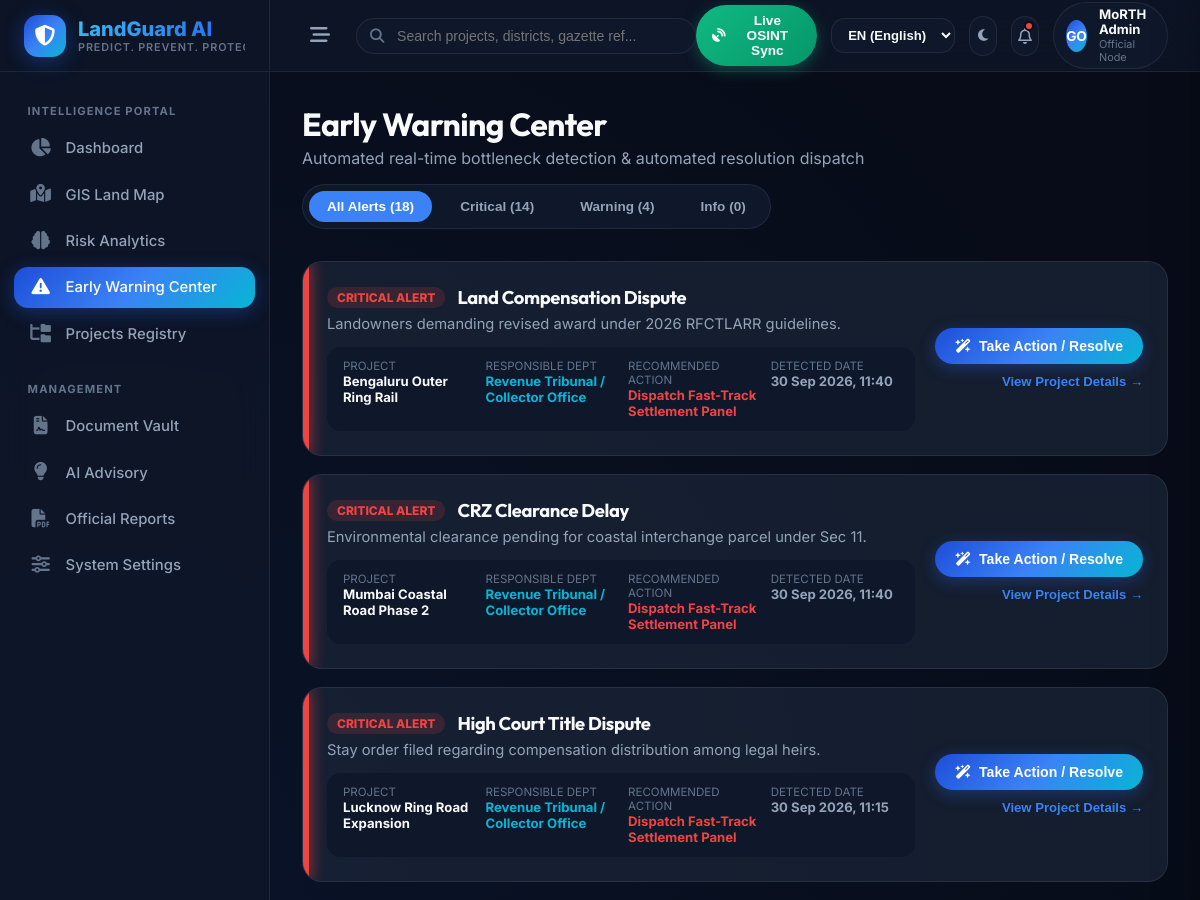
/alerts/ (upper part), run on an earlier commit of the app's database.
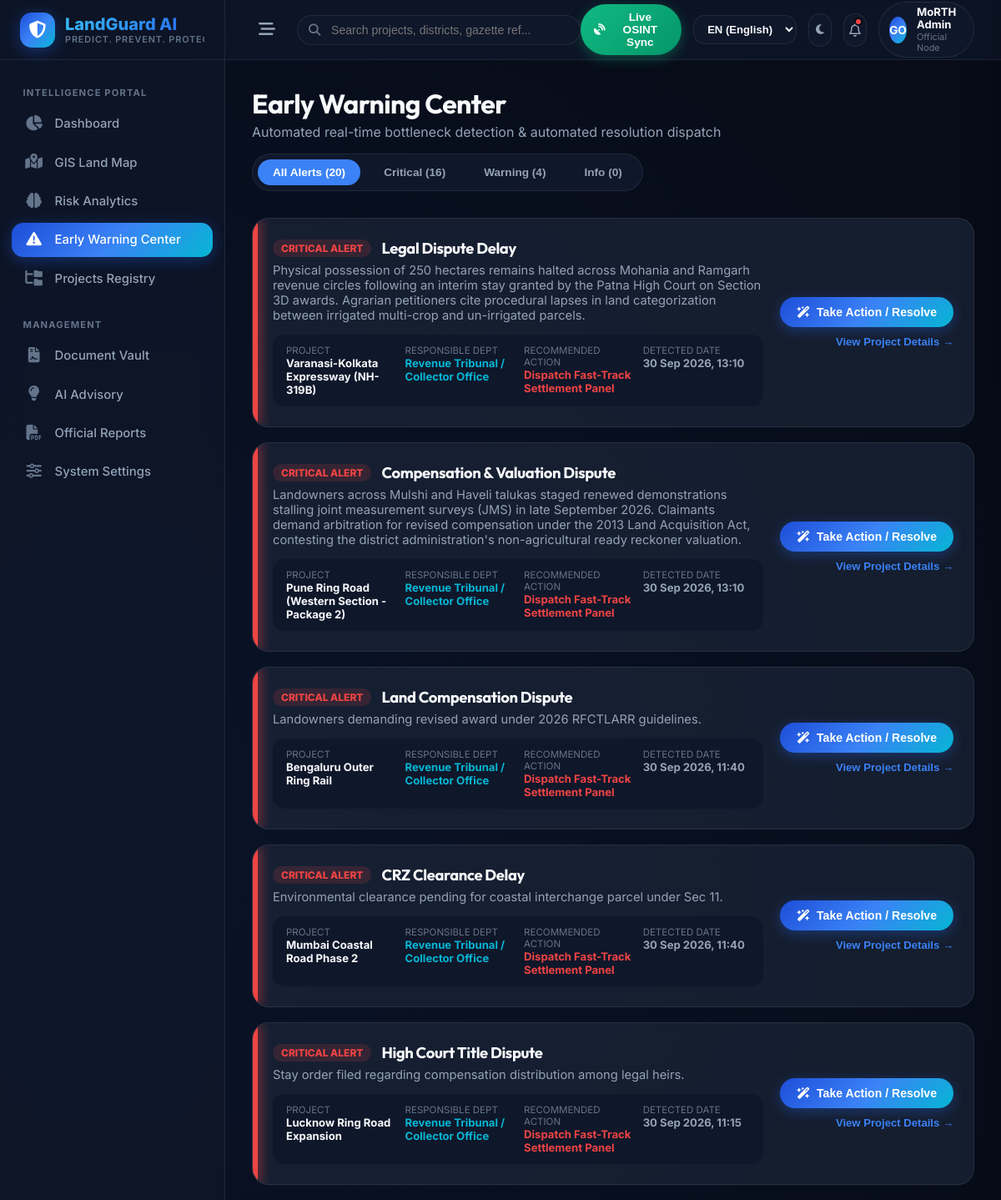
And on a later commit of the database.
### alerts/models.py (models this page shows, shortened)
class Alert(models.Model):
    SEVERITY_CHOICES = (
        ('INFO', 'Information'),
        ('WARNING', 'Warning'),
        ('CRITICAL', 'Critical'),
    )
    STATUS_CHOICES = (
        ('Open', 'Open'),
        ('In Progress', 'In Progress'),
        ('Resolved', 'Resolved'),
    )
    project = models.ForeignKey(Project, on_delete=models.CASCADE, related_name='alerts')
    alert_type = models.CharField(max_length=100)
    severity = models.CharField(max_length=20, choices=SEVERITY_CHOICES)
    message = models.TextField()
    status = models.CharField(max_length=50, choices=STATUS_CHOICES, default='Open')
    created_at = models.DateTimeField(auto_now_add=True)
    resolved_at = models.DateTimeField(null=True, blank=True)

### dashboard/models.py (models this page shows, shortened)
class Project(models.Model):
    PROJECT_STATUS_CHOICES = (
        ('Planning', 'Planning'),
        ('Active', 'Active'),
        ('Delayed', 'Delayed'),
        ('Completed', 'Completed'),
    )
    project_id = models.CharField(max_length=100, unique=True)
    project_name = models.CharField(max_length=255)
    project_type = models.CharField(max_length=100)
    state = models.CharField(max_length=100)
    district = models.CharField(max_length=100)
    latitude = models.DecimalField(max_digits=9, decimal_places=6, null=True, blank=True)
    longitude = models.DecimalField(max_digits=9, decimal_places=6, null=True, blank=True)
    total_land_area = models.DecimalField(max_digits=12, decimal_places=2, help_text="In Hectares")
    acquired_land_area = models.DecimalField(max_digits=12, decimal_places=2, default=0.0)
    pending_land_area = models.DecimalField(max_digits=12, decimal_places=2, default=0.0)
    compensation_status = models.CharField(max_length=50, default='Pending')
    legal_dispute_status = models.CharField(max_length=50, default='No Disputes')
    approval_status = models.CharField(max_length=50, default='Pending')
    possession_status = models.CharField(max_length=50, default='Pending')
    rehabilitation_status = models.CharField(max_length=50, default='Not Required')
    project_status = models.CharField(max_length=50, choices=PROJECT_STATUS_CHOICES, default='Planning')
    expected_completion_date = models.DateField(null=True, blank=True)
    created_at = models.DateTimeField(auto_now_add=True)
    updated_at = models.DateTimeField(auto_now=True)

### dashboard/views.py (the view)
# urls.py: path('alerts/', views.alerts_view, name='alerts'),
def alerts_view(request):
    alerts = Alert.objects.select_related('project').all().order_by('-created_at')
    critical_alerts = alerts.filter(severity='CRITICAL').count()
    warning_alerts = alerts.filter(severity='WARNING').count()
    info_alerts = alerts.filter(severity='INFO').count()
    open_alerts = alerts.filter(status='Open').count()
    context = {
        'alerts': alerts,
        'critical_alerts': critical_alerts,
        'warning_alerts': warning_alerts,
        'info_alerts': info_alerts,
        'open_alerts': open_alerts,
    }
    return render(request, 'dashboard/alerts.html', context)

### templates/dashboard/alerts.html (shortened to what the changed rows need)
{% extends 'base.html' %}
{% block content %}
<div class="alerts-header">
    <div>
        <h1 style="font-size: 2rem; color: var(--text-primary); margin-bottom: 4px;">Early Warning Center</h1>
    </div>
    <div class="alerts-filter-tabs">
        <button class="tab-btn active" onclick="filterAlerts('ALL', this)">All Alerts ({{ alerts.count }})</button>
        <button class="tab-btn" onclick="filterAlerts('CRITICAL', this)">Critical ({{ critical_alerts }})</button>
        <button class="tab-btn" onclick="filterAlerts('WARNING', this)">Warning ({{ warning_alerts }})</button>
        <button class="tab-btn" onclick="filterAlerts('INFO', this)">Info ({{ info_alerts }})</button>
    </div>
</div>
<div class="alert-card-grid" id="alertGrid">
    {% for alert in alerts %}
    <div class="alert-card-item {% if alert.severity == 'CRITICAL' %}sev-critical{% elif alert.severity == 'WARNING' %}sev-warning{% else %}sev-info{% endif %}" data-severity="{{ alert.severity }}">
        <div style="flex: 1;">
            <div style="display: flex; align-items: center; gap: 12px; margin-bottom: 6px;">
                <span style="font-size: 0.75rem; font-weight: 800; padding: 3px 10px; border-radius: var(--radius-full); text-transform: uppercase; background: {% if alert.severity == 'CRITICAL' %}rgba(239,68,68,0.15); color: #ef4444;{% elif alert.severity == 'WARNING' %}rgba(245,158,11,0.15); color: #f59e0b;{% else %}rgba(59,130,246,0.15); color: #3b82f6;{% endif %};">
                    {{ alert.severity }} ALERT
                </span>
                <h3 style="font-size: 1.15rem; color: var(--text-primary); margin: 0;">{{ alert.alert_type }}</h3>
            </div>
            <p style="color: var(--text-secondary); font-size: 0.92rem; margin-bottom: 8px;">{{ alert.message }}</p>
            <div class="alert-details-meta">
                <div>
                    <span style="color: var(--text-muted); display: block; font-size: 0.72rem;">PROJECT</span>
                    <strong style="color: var(--text-primary);">{{ alert.project.project_name }}</strong>
                </div>
                <div>
                    <span style="color: var(--text-muted); display: block; font-size: 0.72rem;">RESPONSIBLE DEPT</span>
                    <strong style="color: var(--brand-cyan);">Revenue Tribunal / Collector Office</strong>
                </div>
                <div>
                    <span style="color: var(--text-muted); display: block; font-size: 0.72rem;">RECOMMENDED ACTION</span>
                    <strong style="color: #ef4444;">Dispatch Fast-Track Settlement Panel</strong>
                </div>
                <div>
                    <span style="color: var(--text-muted); display: block; font-size: 0.72rem;">DETECTED DATE</span>
                    <strong style="color: var(--text-secondary);">{{ alert.created_at|date:"d M Y, H:i" }}</strong>
                </div>
            </div>
        </div>
        <div style="margin-left: 20px; display: flex; flex-direction: column; gap: 10px; align-items: flex-end;">
            {% if alert.status == 'Open' %}
            <button class="btn-action-resolve" onclick="openResolverModal('{{ alert.id }}', '{{ alert.alert_type|escapejs }}', '{{ alert.project.project_name|escapejs }}')">
                <i class="fa-solid fa-wand-magic-sparkles"></i> Take Action / Resolve
            </button>
            {% else %}
            <span style="color: var(--status-safe); font-weight: bold; background: rgba(16, 185, 129, 0.15); padding: 8px 16px; border-radius: var(--radius-full); border: 1px solid rgba(16, 185, 129, 0.3);">
                <i class="fa-solid fa-check-circle"></i> Resolved
            </span>
            {% endif %}
            <button style="background: transparent; border: none; color: var(--brand-accent); font-size: 0.82rem; cursor: pointer; font-weight: 600;" onclick="openProjectModal('{{ alert.project.project_id }}')">
                View Project Details →
            </button>
        </div>
    </div>
    {% endfor %}
</div>
{% endblock %}

What changed in the data, as far as the page shows it:
added Alert: severity "CRITICAL", alert_type "Legal Dispute Delay", message "Physical possession of 250 hectares remains halted across Mohania and Ramgarh revenue circles following an interim stay granted by the Patna High Court on Section 3D awards. Agrarian petitioners cite procedural lapses in land categorization between irrigated multi-crop and un-irrigated parcels.", project.project_name "Varanasi-Kolkata Expressway (NH-319B)", created_at "30 Sep 2026, 13:10"
added Alert: severity "CRITICAL", alert_type "Compensation & Valuation Dispute", message "Landowners across Mulshi and Haveli talukas staged renewed demonstrations stalling joint measurement surveys (JMS) in late September 2026. Claimants demand arbitration for revised compensation under the 2013 Land Acquisition Act, contesting the district administration's non-agricultural ready reckoner valuation.", project.project_name "Pune Ring Road (Western Section - Package 2)", created_at "30 Sep 2026, 13:10"
Also different on the page:
{{ alerts.count }}: "18" → "20"
{{ critical_alerts }}: "14" → "16"
